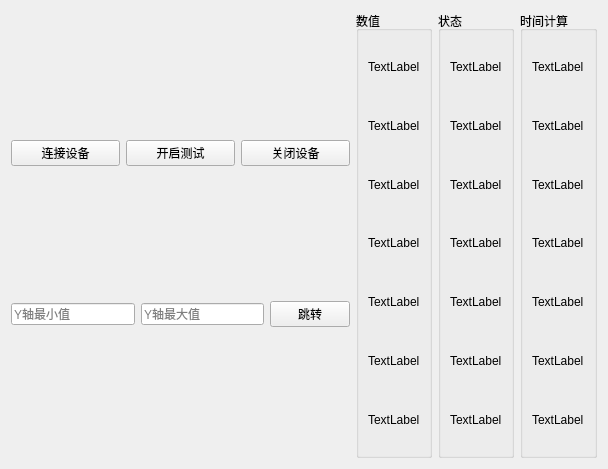
<?xml version="1.0" encoding="UTF-8"?>
<ui version="4.0">
 <class>chartdisplay_ui</class>
 <widget class="QWidget" name="chartdisplay_ui">
  <property name="enabled">
   <bool>true</bool>
  </property>
  <property name="geometry">
   <rect>
    <x>0</x>
    <y>0</y>
    <width>608</width>
    <height>469</height>
   </rect>
  </property>
  <property name="windowTitle">
   <string>Form</string>
  </property>
  <layout class="QHBoxLayout" name="horizontalLayout">
   <item>
    <layout class="QVBoxLayout" name="verticalLayout">
     <item>
      <layout class="QVBoxLayout" name="chartLayout"/>
     </item>
     <item>
      <layout class="QVBoxLayout" name="verticalLayout_9">
       <item>
        <layout class="QHBoxLayout" name="horizontalLayout_3">
         <item>
          <widget class="QPushButton" name="pushButton">
           <property name="text">
            <string>连接设备</string>
           </property>
          </widget>
         </item>
         <item>
          <widget class="QPushButton" name="pushButton_2">
           <property name="text">
            <string>开启测试</string>
           </property>
          </widget>
         </item>
         <item>
          <widget class="QPushButton" name="pushButton_3">
           <property name="text">
            <string>关闭设备</string>
           </property>
          </widget>
         </item>
        </layout>
       </item>
       <item>
        <layout class="QHBoxLayout" name="horizontalLayout_4">
         <item>
          <widget class="QLineEdit" name="lineEdit_2">
           <property name="placeholderText">
            <string>Y轴最小值</string>
           </property>
          </widget>
         </item>
         <item>
          <widget class="QLineEdit" name="lineEdit">
           <property name="placeholderText">
            <string>Y轴最大值</string>
           </property>
          </widget>
         </item>
         <item>
          <widget class="QPushButton" name="pushButton_4">
           <property name="text">
            <string>跳转</string>
           </property>
          </widget>
         </item>
        </layout>
       </item>
       <item>
        <layout class="QHBoxLayout" name="horizontalLayout_5"/>
       </item>
      </layout>
     </item>
    </layout>
   </item>
   <item>
    <layout class="QHBoxLayout" name="horizontalLayout_2">
     <item>
      <layout class="QVBoxLayout" name="verticalLayout_5" stretch=""/>
     </item>
     <item>
      <layout class="QVBoxLayout" name="verticalLayout_6">
       <item>
        <widget class="QGroupBox" name="groupBox_2">
         <property name="title">
          <string>数值</string>
         </property>
         <layout class="QVBoxLayout" name="verticalLayout_7">
          <item>
           <widget class="QLabel" name="label">
            <property name="text">
             <string>TextLabel</string>
            </property>
           </widget>
          </item>
          <item>
           <widget class="QLabel" name="label_2">
            <property name="text">
             <string>TextLabel</string>
            </property>
           </widget>
          </item>
          <item>
           <widget class="QLabel" name="label_3">
            <property name="text">
             <string>TextLabel</string>
            </property>
           </widget>
          </item>
          <item>
           <widget class="QLabel" name="label_4">
            <property name="text">
             <string>TextLabel</string>
            </property>
           </widget>
          </item>
          <item>
           <widget class="QLabel" name="label_5">
            <property name="text">
             <string>TextLabel</string>
            </property>
           </widget>
          </item>
          <item>
           <widget class="QLabel" name="label_6">
            <property name="text">
             <string>TextLabel</string>
            </property>
           </widget>
          </item>
          <item>
           <widget class="QLabel" name="label_7">
            <property name="text">
             <string>TextLabel</string>
            </property>
           </widget>
          </item>
         </layout>
        </widget>
       </item>
      </layout>
     </item>
     <item>
      <layout class="QVBoxLayout" name="verticalLayout_2">
       <item>
        <widget class="QGroupBox" name="groupBox_4">
         <property name="title">
          <string>状态</string>
         </property>
         <layout class="QVBoxLayout" name="verticalLayout_10">
          <item>
           <widget class="QLabel" name="label_15">
            <property name="text">
             <string>TextLabel</string>
            </property>
           </widget>
          </item>
          <item>
           <widget class="QLabel" name="label_21">
            <property name="text">
             <string>TextLabel</string>
            </property>
           </widget>
          </item>
          <item>
           <widget class="QLabel" name="label_20">
            <property name="text">
             <string>TextLabel</string>
            </property>
           </widget>
          </item>
          <item>
           <widget class="QLabel" name="label_19">
            <property name="text">
             <string>TextLabel</string>
            </property>
           </widget>
          </item>
          <item>
           <widget class="QLabel" name="label_18">
            <property name="text">
             <string>TextLabel</string>
            </property>
           </widget>
          </item>
          <item>
           <widget class="QLabel" name="label_17">
            <property name="text">
             <string>TextLabel</string>
            </property>
           </widget>
          </item>
          <item>
           <widget class="QLabel" name="label_16">
            <property name="text">
             <string>TextLabel</string>
            </property>
           </widget>
          </item>
         </layout>
        </widget>
       </item>
      </layout>
     </item>
     <item>
      <layout class="QVBoxLayout" name="verticalLayout_4">
       <item>
        <widget class="QGroupBox" name="groupBox_3">
         <property name="title">
          <string>时间计算</string>
         </property>
         <layout class="QVBoxLayout" name="verticalLayout_8">
          <item>
           <widget class="QLabel" name="label_8">
            <property name="text">
             <string>TextLabel</string>
            </property>
           </widget>
          </item>
          <item>
           <widget class="QLabel" name="label_9">
            <property name="text">
             <string>TextLabel</string>
            </property>
           </widget>
          </item>
          <item>
           <widget class="QLabel" name="label_10">
            <property name="text">
             <string>TextLabel</string>
            </property>
           </widget>
          </item>
          <item>
           <widget class="QLabel" name="label_11">
            <property name="text">
             <string>TextLabel</string>
            </property>
           </widget>
          </item>
          <item>
           <widget class="QLabel" name="label_12">
            <property name="text">
             <string>TextLabel</string>
            </property>
           </widget>
          </item>
          <item>
           <widget class="QLabel" name="label_13">
            <property name="text">
             <string>TextLabel</string>
            </property>
           </widget>
          </item>
          <item>
           <widget class="QLabel" name="label_14">
            <property name="text">
             <string>TextLabel</string>
            </property>
           </widget>
          </item>
         </layout>
        </widget>
       </item>
      </layout>
     </item>
    </layout>
   </item>
  </layout>
 </widget>
 <resources/>
 <connections/>
</ui>
